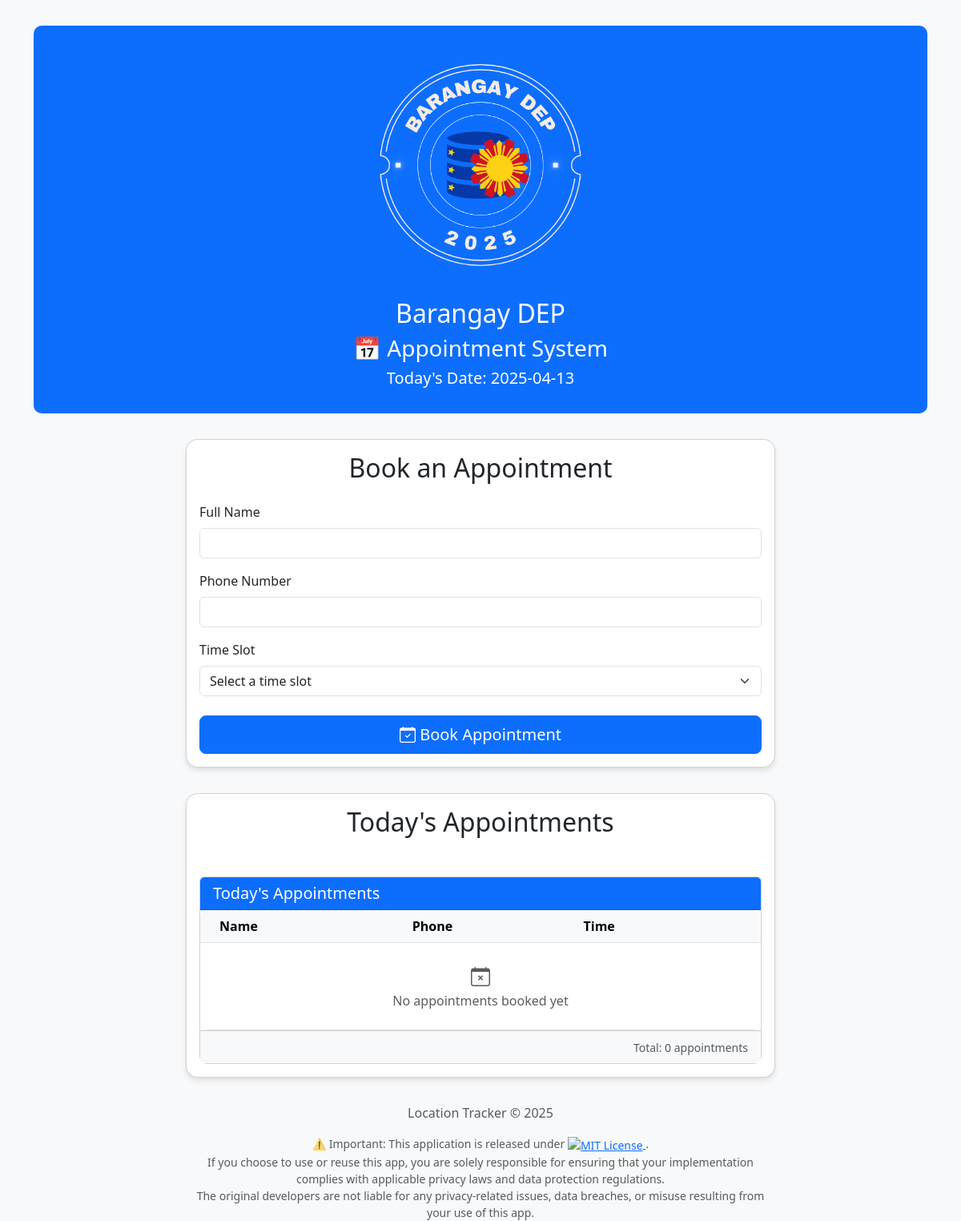
Before: / with the older database file.
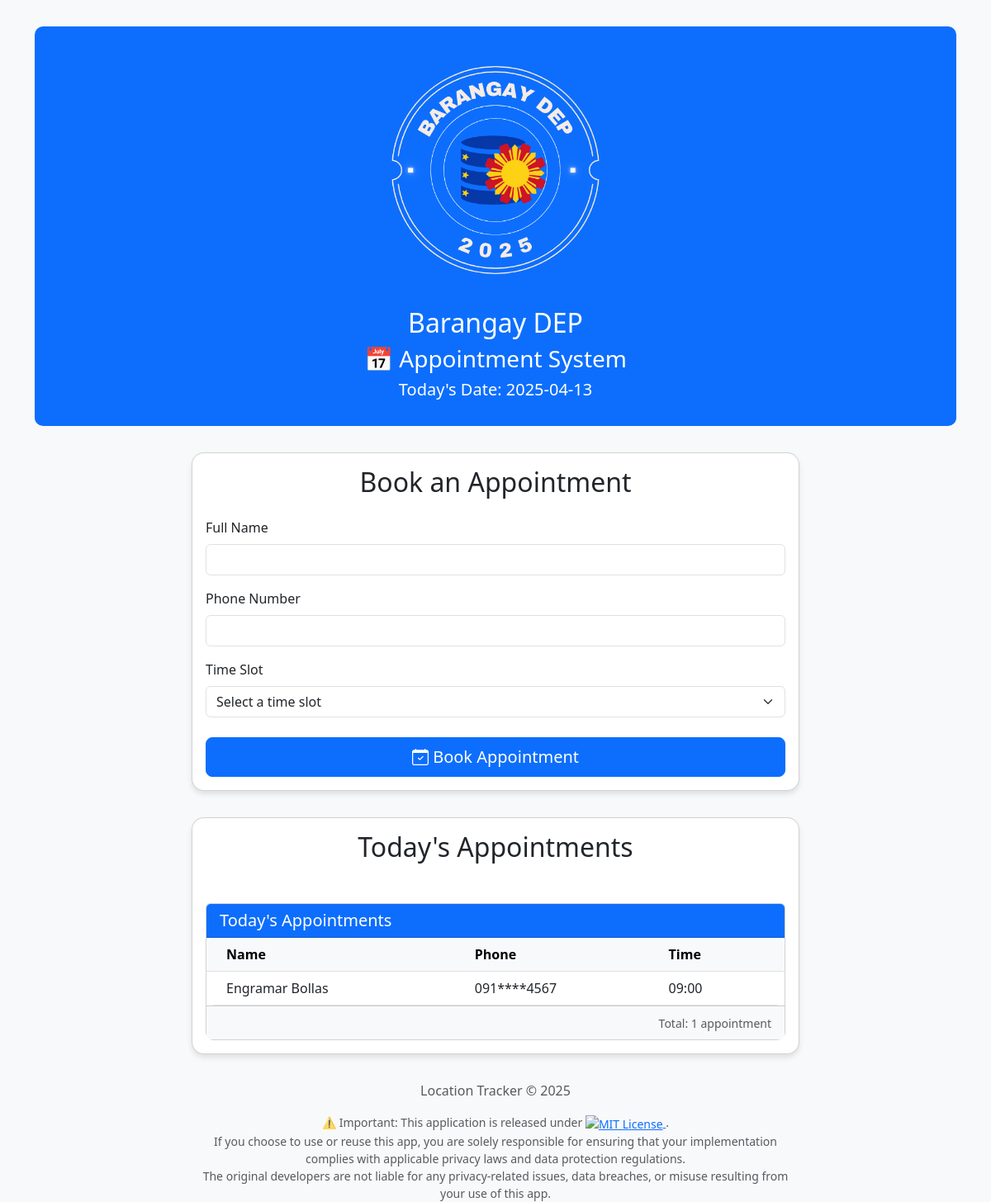
After: the same page with the newer database file.
### tables this page shows
CREATE TABLE appointments (
                    id INTEGER PRIMARY KEY AUTOINCREMENT,
                    name TEXT NOT NULL,
                    phone TEXT NOT NULL,
                    time TEXT NOT NULL
                );

### app.py (the view, shortened to what this page needs)
@app.route('/', methods=['GET', 'POST'])
def home():
    message_sent = False  # Flag to indicate if the SMS was sent
    time_slots = generate_time_slots()
    appointments = get_today_appointments()  # Re-fetch appointments from the database
    today_date = datetime.now().strftime('%Y-%m-%d')
    return render_template('index.html', time_slots=time_slots, appointments=appointments, today_date=today_date, message_sent=message_sent)

### app.py (called while the page is built)
def get_today_appointments():
    today = datetime.now().strftime('%Y-%m-%d')
    with sqlite3.connect(DATABASE) as conn:
        cursor = conn.cursor()
        print(f"Query: SELECT * FROM appointments WHERE date(time) = '{today}'")
        cursor.execute('SELECT * FROM appointments WHERE date(time) = ?', (today,))
        appointments = cursor.fetchall()
        print(f"Today's appointments: {appointments}")  # Debug statement
        return appointments

def generate_time_slots():
    start_time = datetime.strptime('09:00', '%H:%M')
    end_time = datetime.strptime('17:00', '%H:%M')
    time_slots = []
    current_time = start_time
    while current_time < end_time:
        time_slots.append(current_time.strftime('%H:%M'))
        current_time += timedelta(minutes=30)
    return time_slots

### templates/index.html (shortened to what this page needs)
<!DOCTYPE html>
<html lang="en">
<head>
    <link href="https://cdn.jsdelivr.net/npm/bootstrap@5.3.0/dist/css/bootstrap.min.css" rel="stylesheet">
</head>
<body>
    <div class="container">
        <div class="header-section text-center">
            <div class="mb-3">
                <img src="{{ url_for('static', filename='images/barangay-dep.png') }}"
                    alt="Barangay DEP Logo"
                    style="height: 300px; width: auto;">
            </div>
            <h2>Barangay DEP</h2>
            <h3>📅 Appointment System</h3>
            <h5>Today's Date: {{ today_date }}</h5>
        </div>
        <div class="row justify-content-center">
            <div class="col-lg-8">
                <div class="card appointment-card">
                    <div class="card-body">
                        <h2 class="card-title text-center mb-4">Book an Appointment</h2>
                        <form method="POST" class="needs-validation" novalidate>
                            <div class="mb-3">
                                <label for="name" class="form-label">Full Name</label>
                                <input type="text" class="form-control" id="name" name="name" required>
                            </div>
                            <div class="mb-3">
                                <label for="phone" class="form-label">Phone Number</label>
                                <input type="tel" class="form-control" id="phone" name="phone" required>
                            </div>
                            <div class="mb-4">
                                <label for="time" class="form-label">Time Slot</label>
                                <select class="form-select" id="time" name="time" required>
                                    <option value="" selected disabled>Select a time slot</option>
                                </select>
                            </div>
                            <div class="d-grid">
                                <button type="submit" class="btn btn-primary btn-lg">
                                    <i class="bi bi-calendar-check"></i> Book Appointment
                                </button>
                            </div>
                        </form>
                    </div>
                </div>
                <div class="card appointment-card mt-4">
                    <div class="card-body">
                        <h2 class="card-title text-center mb-4">Today's Appointments</h2>
                        <div class="table-responsive">
                            {% include 'appointments.html' %}
                        </div>
                    </div>
                </div>
                <div class="container">
                    <div class="row">
                        <div class="col-12 text-center">
                            <p class="text-muted mb-0">Location Tracker &copy; 2025</p>
                            <div class="mt-3 small text-muted">
                                ⚠️ Important: This application is released under
                                <a href="https://opensource.org/licenses/MIT" target="_blank" rel="noopener noreferrer">
                                    <img src="https://img.shields.io/badge/License-MIT-yellow.svg" alt="MIT License">
                                </a>.
                                <br>
                                If you choose to use or reuse this app, you are solely responsible for ensuring that
                                your implementation complies with applicable privacy laws and data protection regulations.
                                <br>
                                The original developers are not liable for any privacy-related issues,
                                data breaches, or misuse resulting from your use of this app.
                            </div>
                        </div>
                    </div>
                </div>
            </div>
        </div>
    </div>
    <link rel="stylesheet" href="https://cdn.jsdelivr.net/npm/bootstrap-icons@1.10.0/font/bootstrap-icons.css">
</body>
</html>

### templates/appointments.html
<div class="card mt-4 shadow-sm">
    <div class="card-header bg-primary text-white">
        <h2 class="h5 mb-0">Today's Appointments</h2>
    </div>
    <div class="card-body p-0">
        <div class="table-responsive">
            <table class="table table-hover mb-0">
                <thead class="table-light">
                    <tr>
                        <th class="ps-4">Name</th>
                        <th>Phone</th>
                        <th class="pe-4">Time</th>
                    </tr>
                </thead>
                <tbody>
                    {% if appointments %}
                        {% for appointment in appointments %}
                        <tr>
                            <td class="ps-4">{{ appointment[1] }}</td>
                            <td>
                                {% set phone = appointment[2] %}
                                {% if phone|length > 7 %}
                                    {{ phone[:3] ~ '****' ~ phone[-4:] }}
                                {% else %}
                                    {{ phone }}
                                {% endif %}
                            </td>
                            <td class="pe-4">{{ appointment[3][11:16] if appointment[3]|length > 10 else appointment[3] }}</td>
                        </tr>
                        {% endfor %}
                    {% else %}
                        <tr>
                            <td colspan="3" class="text-center py-4 text-muted">
                                <i class="bi bi-calendar-x" style="font-size: 1.5rem;"></i><br>
                                No appointments booked yet
                            </td>
                        </tr>
                    {% endif %}
                </tbody>
            </table>
        </div>
    </div>
    <div class="card-footer bg-light text-end">
        <small class="text-muted">Total: {{ appointments|length }} appointment{% if appointments|length != 1 %}s{% endif %}</small>
    </div>
</div>

### templates/index.html (style rules this page uses)
body { background-color: #f8f9fa; padding-top: 2rem; }
.appointment-card { border-radius: 15px; box-shadow: 0 4px 6px rgba(0, 0, 0, 0.1); margin-bottom: 2rem; }
.header-section { background-color: #0d6efd; color: white; border-radius: 10px; padding: 1.5rem; margin-bottom: 2rem; }
.table-responsive { border-radius: 10px; overflow: hidden; }

Changed rows visible on the page:
added appointments: name "Engramar Bollas", phone "091****4567", time "09:00"
Other visible differences:
{{ appointments|length }}: "0" → "1"
text no longer shown: "No appointments booked yet s"
